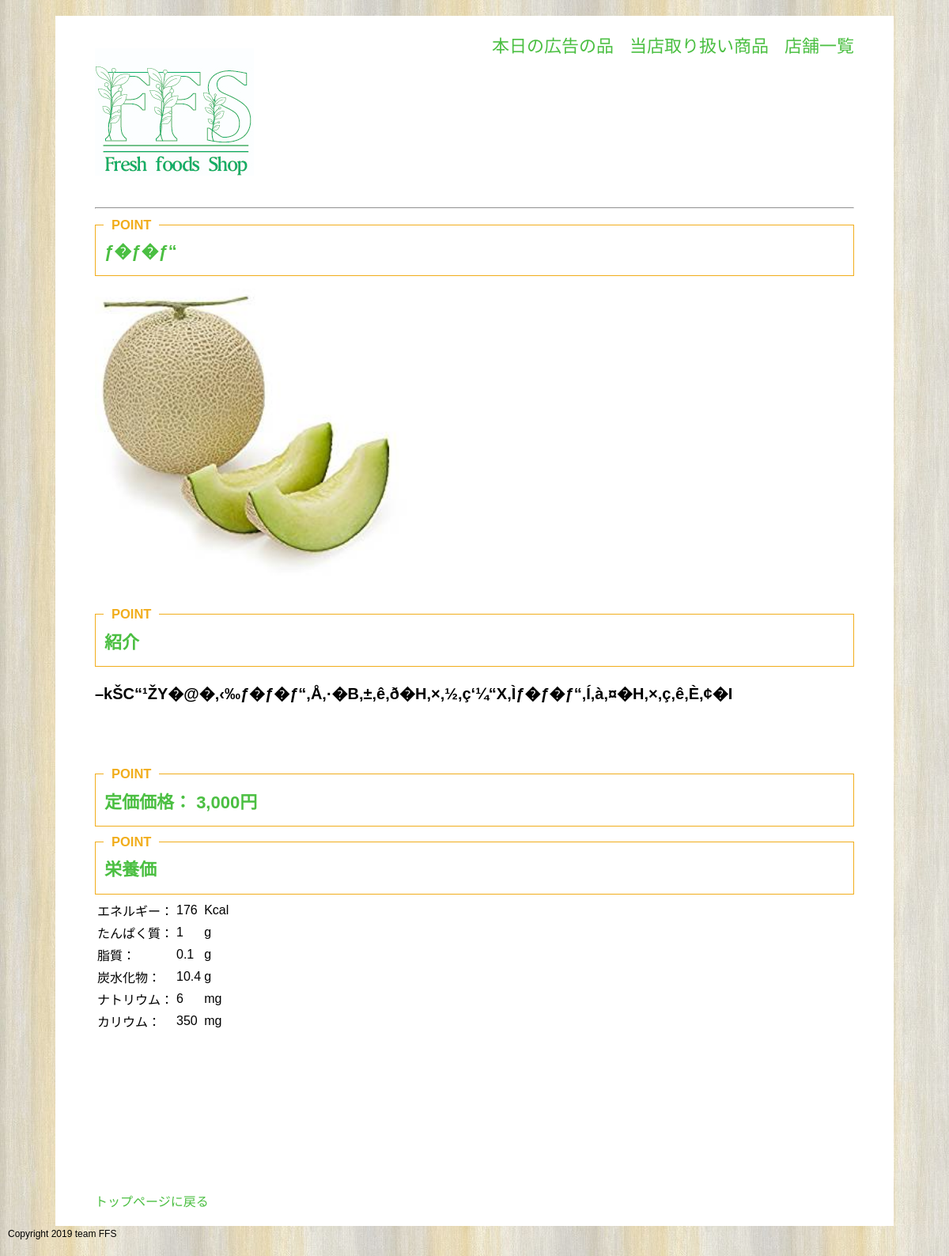
The page /food_page.php?food_id=3 on the database its author committed.
### tables this page shows
CREATE TABLE IF NOT EXISTS food (
  `food_id` INT AUTO_INCREMENT NOT NULL,
  `food_name` VARCHAR(100) NOT NULL,
  `food_price` INT NOT NULL,
  `picture` VARCHAR(300) NOT NULL,
  `txt` TEXT NOT NULL,
  `calorie` FLOAT NOT NULL,
  `protein` FLOAT,
  `lipid` FLOAT,
  `carb` FLOAT,
  `natrium` FLOAT,
  `kalium` FLOAT,
  `show_flag` INT NOT NULL,
  `genre_id` INT NOT NULL,
  PRIMARY KEY (`food_id`),
  FOREIGN KEY(`genre_id`) REFERENCES genre (`genre_id`)
);

### food_page.php (called while the page is built, shortened)
<?php
$dbh = connectDb();
require_once("lib/model/Food.php");
$food = new Food($dbh);
$show_food_id = @$_GET["food_id"];
$food_value = $food->getDataById($show_food_id);
require_once("lib/view/view_food_page.php");
?>

### lib/model/Food.php (called while the page is built, shortened)
<?php
class Food{
    private $dbh;
    public function __construct($dbh){
      $this->dbh = $dbh;
    }
    public function getDataById($food_id){
        try {
            $sql = "SELECT * FROM ffs_db.food
                    WHERE food_id = :food_id";
            $sth = $this->dbh->prepare($sql);
            $sth->bindValue(":food_id", (int) $food_id);
            $sth->execute();
            $result_array = $sth->fetchAll(PDO::FETCH_ASSOC);
            return @$result_array[0];
        } catch (PDOException $e) {
            exit("SQL発行エラー：{$e->getMessage()}");
        }
    }
 }

### lib/function.php (the view, shortened to what this page needs)
<?php
function h($str)
    {
        return htmlspecialchars($str, ENT_QUOTES, "UTF-8");
    }
function ph($str)
{
    print h($str);
}

### lib/view/view_food_page.php (shortened to what this page needs)
<!DOCTYPE html>
<html lang="ja">
<head>
<link rel="stylesheet" href="lib/css/style-pc.css">
</head>
<body>
<div class="wrapper">
<header class="header_top_page">
<div class="title">
  <h1><a href="top_page.php"><img src="lib/images/ffs.jpg" alt="FFS"></a></h1>
</div>
<nav class="navigation_main">
<ul>
<li><a href="">本日の広告の品</a></li>
<li><a href="">当店取り扱い商品</a></li>
<li><a href="">店舗一覧</a></li>
</ul>
</nav>
</header>
<hr>
<article class="content_second_page">
<h2>
</h2>
<img src="lib/images/<?php ph($food_value["picture"]) ?>" width="400px" height="400px" alt="生鮮食品画像">
<h2>紹介</h2>
<p>
  <h3><?php ph($food_value["txt"]); ?></h3>
</p>
<br>
<br>
<br>
  <h2>定価価格：
    <?php ph(number_format($food_value["food_price"])); ?>円</h2>
  <table>
    <h2>栄養価</h2>
    <tr>
      <td>エネルギー：</td>
      <td><?php ph($food_value["calorie"]); ?></td>
      <td>Kcal</td>
    </tr>
    <tr>
      <td>たんぱく質：</td>
      <td><?php ph($food_value["protein"]); ?></td>
      <td>g</td>
    </tr>
    <tr>
      <td>脂質：</td>
      <td><?php ph($food_value["lipid"]); ?></td>
      <td>g</td>
    </tr>
    <tr>
      <td>炭水化物：</td>
      <td><?php ph($food_value["carb"]); ?></td>
      <td>g</td>
    </tr>
    <tr>
      <td>ナトリウム：</td>
      <td><?php ph($food_value["natrium"]); ?></td>
      <td>mg</td>
    </tr>
    <tr>
      <td>カリウム：</td>
      <td><?php ph($food_value["kalium"]); ?></td>
      <td>mg</td>
    </tr>
  </table>
</article>
    <a href="TopPage.php">トップページに戻る</a>
</div>
<footer>
  <small>Copyright 2019 team FFS</small>
</footer>
</body>
</html>

### rows shown on the page
food: food_name "ƒ�ƒ�ƒ“ –kŠC“¹ŽY�@�‚‹‰ƒ�ƒ�ƒ“‚Å‚·�B‚±‚ê‚ð�H‚×‚½‚ç‘¼“X‚Ìƒ�ƒ�ƒ“‚Í‚à‚¤�H‚×‚ç‚ê‚È‚¢�I 176 1 0.1 10.4 6 350", picture (picture)

### other values the page prints
$str "3,000"
